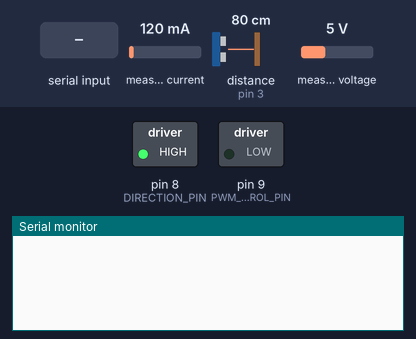
This sketch was run on a simulated Arduino Uno, built with avr-gcc and run on an emulated ATmega328P. Parts: switched loads named in the sketch (green lamp = pin HIGH), the last lines printed to the serial monitor. Wiring (inferred from the names in the program): ultrasonic range finder: trigger pin 2; echo pin 3. Inputs (shaded band) come from the test bench; at power-on: measured current 120 mA, distance to the obstacle (sensor on pin 3) 80 cm, measured voltage 5 V. The echo pulse lasts 58.3 µs per cm; pins used as bus, display or sensor lines are not drawn.

Above: at 1.2 s.
1.3 s: "GET:DIST\n" received over Serial
At 2.0 s:
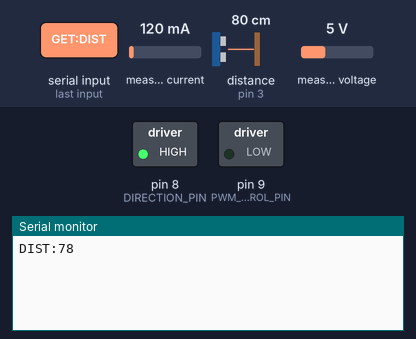
2.8 s: "GET:PWR\n" received over Serial
At 4.3 s:
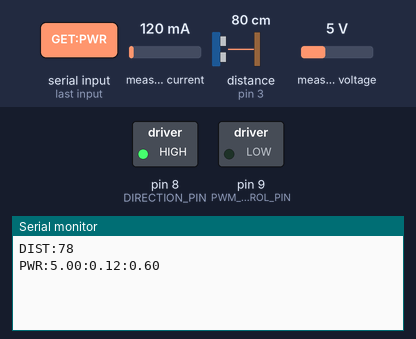

The sketch:

node_one.ino
```cpp
#include <Adafruit_INA219.h>

// Hardware Pins Definition
const int TRIGGER_PIN = 2;
const int ECHO_PIN = 3;
const int PWM_CONTROL_PIN = 9;
const int DIRECTION_PIN = 8;

// System Constants
const int DETECTION_THRESHOLD_CM = 50;
const unsigned long DISPLAY_UPDATE_INTERVAL = 500;

// State Variables
unsigned long lastDisplayTime = 0;
byte isVehiclePresent = 0;
String status = "OFF";
int pwmLevel = 0;

// Variabili per telemetria
long distance = 0;
float current = 0.0;
float voltage = 0.0;
float power = 0.0;

// Sensor and display initialization
Adafruit_INA219 powerMonitor;

void setup()
{
    Serial.begin(115200);

    // Pin Configuration
    pinMode(TRIGGER_PIN, OUTPUT);
    pinMode(ECHO_PIN, INPUT);
    pinMode(PWM_CONTROL_PIN, OUTPUT);
    pinMode(DIRECTION_PIN, OUTPUT);

    // Fixed direction setting
    digitalWrite(DIRECTION_PIN, HIGH);

    // Hardware Initialization
    if (!powerMonitor.begin()) {
        // Se INA219 fallisce, segnalalo su seriale
        Serial.println("ERROR: INA219 NOT FOUND");
    }
}

void loop()
{
    distance = readDistance();
    isVehiclePresent = (distance > 0 && distance <= DETECTION_THRESHOLD_CM) ? 1 : 0;

    voltage = powerMonitor.getBusVoltage_V();
    current = powerMonitor.getCurrent_mA();
    power = voltage * (current / 1000.0);

    // 1. SERIAL COMUNICATION (Priority)
    if (Serial.available() > 0) {
        String cmd = Serial.readStringUntil('\n');
        cmd.trim();
        handleSerialCommunication(cmd);
    }

    // 2. SENSOR READINGS & ACTUATION
    if (isVehiclePresent == 1 && status == "ON")
    {
        analogWrite(PWM_CONTROL_PIN, pwmLevel);
    }
    else
    {
        analogWrite(PWM_CONTROL_PIN, 0);
        // If the vehicle leaves, set status to OFF
        if (isVehiclePresent == 0) {
            status = "OFF";
            pwmLevel = 0;
        }
    }

    // 3. UPDATE INTERFACE (LCD)
    if (millis() - lastDisplayTime >= DISPLAY_UPDATE_INTERVAL) {
        lastDisplayTime = millis();
    }
}

void handleSerialCommunication(String cmd) {

    if (cmd == "GET:DIST") {
        distance = readDistance();
        // Rispondiamo con un tag per sicurezza
        Serial.print("DIST:");
        Serial.println(distance);
    }
    else if (cmd == "GET:PWR") {
        voltage = powerMonitor.getBusVoltage_V();
        current = powerMonitor.getCurrent_mA();
        power = voltage * (current / 1000.0);

        Serial.print("PWR:");
        Serial.print(voltage);
        Serial.print(":");
        Serial.print(current / 1000.0);
        Serial.print(":");
        Serial.println(power);
    }
    else if (cmd.startsWith("SET:L298:")) {
        int firstColon = cmd.indexOf(':', 8);
        int secondColon = cmd.lastIndexOf(':');

        if (firstColon > 0 && secondColon > 0) {
            String pwmString = cmd.substring(firstColon + 1, secondColon);
            String statusString = cmd.substring(secondColon + 1);

            pwmLevel = pwmString.toInt();

            if (statusString == "ON") {
                status = "ON";
            } else {
                status = "OFF";
            }
        }
    }
}

long readDistance()
{
    digitalWrite(TRIGGER_PIN, LOW);
    delayMicroseconds(2);
    digitalWrite(TRIGGER_PIN, HIGH);
    delayMicroseconds(10);
    digitalWrite(TRIGGER_PIN, LOW);

    long pulseDuration = pulseIn(ECHO_PIN, HIGH, 30000);

    if (pulseDuration == 0) return 999;

    int measuredDistance = pulseDuration * 0.034 / 2;
    return measuredDistance;
}
```

Measured:
- after the input at 1.3 s, the serial monitor: prints a new line at once (image 1)
- after the input at 2.8 s, the serial monitor: prints a new line at once (image 2)
